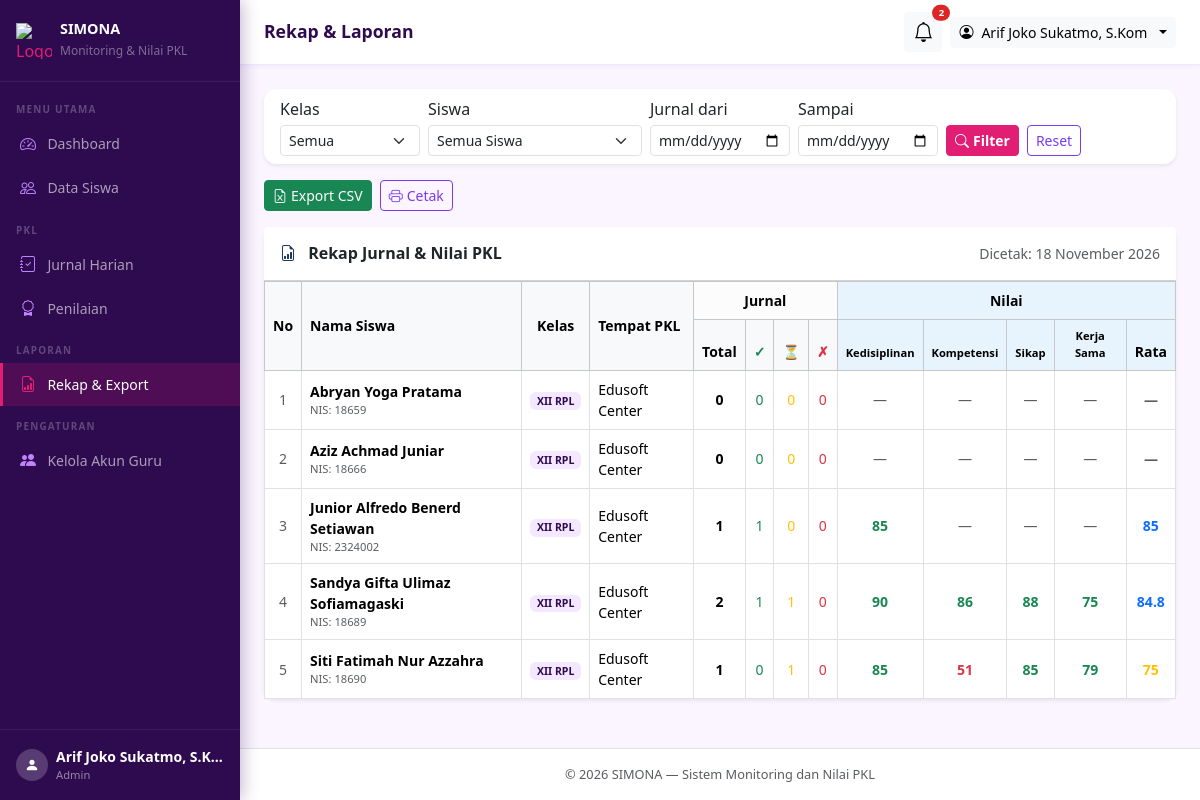
The app's page /admin/laporan/index.php (signed in) with its own data.
### tables this page shows
CREATE TABLE `siswa` (
  `id` int(10) unsigned NOT NULL AUTO_INCREMENT,
  `user_id` int(10) unsigned NOT NULL COMMENT 'Relasi ke users.id (akun siswa)',
  `nis` varchar(20) NOT NULL COMMENT 'Nomor Induk Siswa',
  `kelas` varchar(20) NOT NULL COMMENT 'Contoh: XII RPL 1',
  `tempat_pkl` varchar(150) NOT NULL COMMENT 'Nama perusahaan/instansi',
  `alamat_pkl` varchar(255) DEFAULT NULL COMMENT 'Alamat tempat PKL, boleh kosong',
  `nama_pembimbing_industri` varchar(100) NOT NULL COMMENT 'Mentor di tempat PKL, hanya data',
  `no_hp_pembimbing_industri` varchar(20) DEFAULT NULL COMMENT 'Boleh kosong',
  `guru_pembimbing_id` int(10) unsigned NOT NULL COMMENT 'Relasi ke users.id (guru/admin)',
  `tgl_mulai` date NOT NULL,
  `tgl_selesai` date NOT NULL COMMENT 'Tidak boleh sebelum tgl_mulai',
  PRIMARY KEY (`id`),
  UNIQUE KEY `uq_nis` (`nis`),
  UNIQUE KEY `uq_user_id` (`user_id`),
  KEY `idx_guru_pembimbing` (`guru_pembimbing_id`),
  KEY `idx_kelas` (`kelas`),
  CONSTRAINT `fk_siswa_guru` FOREIGN KEY (`guru_pembimbing_id`) REFERENCES `users` (`id`),
  CONSTRAINT `fk_siswa_user` FOREIGN KEY (`user_id`) REFERENCES `users` (`id`) ON DELETE CASCADE
);

CREATE TABLE `users` (
  `id` int(10) unsigned NOT NULL AUTO_INCREMENT,
  `nama` varchar(100) NOT NULL,
  `username` varchar(50) NOT NULL,
  `password` varchar(255) NOT NULL COMMENT 'Hasil password_hash(), bukan teks asli',
  `role` enum('admin','siswa') NOT NULL DEFAULT 'siswa',
  `created_at` timestamp NOT NULL DEFAULT current_timestamp(),
  PRIMARY KEY (`id`),
  UNIQUE KEY `uq_username` (`username`)
);

### includes/functions.php (called while the page is built, shortened)
<?php
function e(string $string): string
{
    return htmlspecialchars($string, ENT_QUOTES, 'UTF-8');
}
function format_tanggal(string $tanggal): string
{
    $bulan = [
        1  => 'Januari',  2  => 'Februari', 3  => 'Maret',
        4  => 'April',    5  => 'Mei',       6  => 'Juni',
        7  => 'Juli',     8  => 'Agustus',   9  => 'September',
        10 => 'Oktober',  11 => 'November',  12 => 'Desember',
    ];
    $ts = strtotime($tanggal);
    return date('j', $ts) . ' ' . $bulan[(int)date('n', $ts)] . ' ' . date('Y', $ts);
}

### admin/laporan/index.php (the view, shortened to what this page needs)
<?php
require_once __DIR__ . '/../../includes/functions.php';
$db = get_db();
$aspek_list = ['Kedisiplinan', 'Kompetensi', 'Sikap', 'Kerja Sama'];
$tgl_dari   = trim($_GET['tgl_dari']   ?? '');
$tgl_sampai = trim($_GET['tgl_sampai'] ?? '');
$where  = 'WHERE 1=1';
$params = [];
$stmt = $db->prepare("
    SELECT s.id, s.nis, s.kelas, s.tempat_pkl,
           s.tgl_mulai, s.tgl_selesai,
           s.nama_pembimbing_industri,
           u.nama AS nama_siswa,
           g.nama AS nama_guru
    FROM siswa s
    JOIN users u ON s.user_id = u.id
    JOIN users g ON s.guru_pembimbing_id = g.id
    $where
    ORDER BY s.kelas, u.nama
");
$stmt->execute($params);
$rekap_siswa = $stmt->fetchAll();
$ids = array_column($rekap_siswa, 'id');
$nilai_map = [];
if (!empty($ids)) {
    $in = implode(',', array_fill(0, count($ids), '?'));
    $n  = $db->prepare("SELECT siswa_id, aspek_penilaian, nilai FROM nilai WHERE siswa_id IN ($in)");
    $n->execute($ids);
    foreach ($n->fetchAll() as $row) {
        $nilai_map[$row['siswa_id']][$row['aspek_penilaian']] = $row['nilai'];
    }
}
$jurnal_map = [];
if (!empty($ids)) {
    $in = implode(',', array_fill(0, count($ids), '?'));
    $where_tgl = '';
    $tgl_params = $ids;
    $j = $db->prepare("
        SELECT siswa_id,
               COUNT(*) AS total,
               SUM(status_verifikasi='diverifikasi') AS diverifikasi,
               SUM(status_verifikasi='menunggu')     AS menunggu,
               SUM(status_verifikasi='ditolak')      AS ditolak
        FROM jurnal_harian
        WHERE siswa_id IN ($in) $where_tgl
        GROUP BY siswa_id
    ");
    $j->execute($tgl_params);
    foreach ($j->fetchAll() as $row) {
        $jurnal_map[$row['siswa_id']] = $row;
    }
}
require_once __DIR__ . '/../../includes/header.php';
?>
<div class="card border-0 shadow-sm mb-3">
  <div class="card-body py-2">
    <form method="GET" class="row g-2 align-items-end">
      <div class="col-6 col-md-2">
        <label class="form-label form-label-sm mb-1">Kelas</label>
        <select name="kelas" class="form-select form-select-sm">
          <option value="">Semua</option>
        </select>
      </div>
      <div class="col-12 col-md-3">
        <label class="form-label form-label-sm mb-1">Siswa</label>
        <select name="siswa_id" class="form-select form-select-sm">
          <option value="">Semua Siswa</option>
        </select>
      </div>
      <div class="col-6 col-md-2">
        <label class="form-label form-label-sm mb-1">Jurnal dari</label>
        <input type="date" name="tgl_dari" class="form-control form-control-sm" value="<?= e($tgl_dari) ?>">
      </div>
      <div class="col-6 col-md-2">
        <label class="form-label form-label-sm mb-1">Sampai</label>
        <input type="date" name="tgl_sampai" class="form-control form-control-sm" value="<?= e($tgl_sampai) ?>">
      </div>
      <div class="col-12 col-md-3 d-flex gap-2 flex-wrap">
        <button type="submit" class="btn btn-primary btn-sm"><i class="bi bi-search me-1"></i>Filter</button>
        <a href="<?= APP_URL ?>/admin/laporan/index.php" class="btn btn-outline-secondary btn-sm">Reset</a>
      </div>
    </form>
  </div>
</div>
<div class="d-flex gap-2 mb-3 flex-wrap">
  <a href="?<?= http_build_query(array_merge($_GET, ['export'=>'csv'])) ?>"
     class="btn btn-success btn-sm">
    <i class="bi bi-file-earmark-excel me-1"></i>Export CSV
  </a>
  <button onclick="window.print()" class="btn btn-outline-secondary btn-sm">
    <i class="bi bi-printer me-1"></i>Cetak
  </button>
</div>
<div class="card border-0 shadow-sm" id="tabel-rekap">
  <div class="card-header bg-white py-3 d-flex justify-content-between align-items-center">
    <h6 class="mb-0 fw-bold">
      <i class="bi bi-file-earmark-bar-graph me-2" style="color:#1e3a5f"></i>
      Rekap Jurnal & Nilai PKL
    </h6>
    <small class="text-muted">Dicetak: <?= format_tanggal(date('Y-m-d')) ?></small>
  </div>
  <div class="card-body p-0">
    <?php if (empty($rekap_siswa)): ?>
      <div class="text-center py-5 text-muted">
        <i class="bi bi-search fs-3 d-block mb-2"></i>Tidak ada data.
      </div>
    <?php else: ?>
    <div class="table-responsive">
      <table class="table table-bordered table-hover align-middle mb-0 small">
        <thead class="table-light">
          <tr>
            <th rowspan="2" class="align-middle text-center">No</th>
            <th rowspan="2" class="align-middle">Nama Siswa</th>
            <th rowspan="2" class="align-middle text-center">Kelas</th>
            <th rowspan="2" class="align-middle">Tempat PKL</th>
            <th colspan="4" class="text-center bg-light-subtle">Jurnal</th>
            <th colspan="5" class="text-center" style="background:#e8f4fd">Nilai</th>
          </tr>
          <tr>
            <th class="text-center">Total</th>
            <th class="text-center text-success">✓</th>
            <th class="text-center text-warning">⏳</th>
            <th class="text-center text-danger">✗</th>
            <?php foreach ($aspek_list as $a): ?>
              <th class="text-center" style="background:#e8f4fd;font-size:0.7rem"><?= e($a) ?></th>
            <?php endforeach; ?>
            <th class="text-center fw-bold" style="background:#e8f4fd">Rata</th>
          </tr>
        </thead>
        <tbody>
          <?php foreach ($rekap_siswa as $i => $s):
            $nv  = $nilai_map[$s['id']] ?? [];
            $jv  = $jurnal_map[$s['id']] ?? [];
            $ang = array_values($nv);
            $rt  = empty($ang) ? null : round(array_sum($ang)/count($ang), 1);
          ?>
          <tr>
            <td class="text-center text-muted"><?= $i+1 ?></td>
            <td>
              <div class="fw-semibold"><?= e($s['nama_siswa']) ?></div>
              <div class="text-muted" style="font-size:0.7rem">NIS: <?= e($s['nis']) ?></div>
            </td>
            <td class="text-center">
              <span class="badge bg-light text-dark"><?= e($s['kelas']) ?></span>
            </td>
            <td><?= e($s['tempat_pkl']) ?></td>
            <td class="text-center fw-bold"><?= $jv['total']        ?? 0 ?></td>
            <td class="text-center text-success"><?= $jv['diverifikasi'] ?? 0 ?></td>
            <td class="text-center text-warning"><?= $jv['menunggu']     ?? 0 ?></td>
            <td class="text-center text-danger"><?= $jv['ditolak']       ?? 0 ?></td>
            <?php foreach ($aspek_list as $a): ?>
              <td class="text-center">
                <?php if (isset($nv[$a])): ?>
                  <span class="fw-bold <?= $nv[$a]>=75?'text-success':'text-danger' ?>">
                    <?= $nv[$a] ?>
                  </span>
                <?php else: ?>
                  <span class="text-muted">—</span>
                <?php endif; ?>
              </td>
            <?php endforeach; ?>
            <td class="text-center fw-bold">
              <?php if ($rt !== null):
                [$h,$l,$w] = ['A','','success'];
                if ($rt < 90) [$h,$l,$w] = ['B','','primary'];
                if ($rt < 80) [$h,$l,$w] = ['C','','warning'];
              ?>
                <span class="text-<?= $w ?>"><?= $rt ?></span>
              <?php else: ?>
                <span class="text-muted">—</span>
              <?php endif; ?>
            </td>
          </tr>
          <?php endforeach; ?>
        </tbody>
      </table>
    </div>
    <?php endif; ?>
  </div>
</div>
<?php require_once __DIR__ . '/../../includes/footer.php'; ?>

### includes/header.php (style rules this page uses)
:root { --sidebar-width: 240px; --primary: #2E0A4F; --accent: #E11D74; --accent-soft: #7C3AED; --accent-light: rgba(225,29,116,0.1); --accent-soft-light: rgba(124,58,237,0.1); }
body { background: #FAF5FF; font-family: 'Segoe UI', sans-serif; }
.btn-primary { background: var(--accent) !important; border-color: var(--accent) !important; color: #fff !important; font-weight: 600 !important; }
.btn-outline-secondary { color: var(--accent-soft) !important; border-color: var(--accent-soft) !important; }
.badge.bg-light { background: #f3e8ff !important; color: var(--primary) !important; }
a { color: var(--accent-soft); }
.card { border-radius: 12px !important; }

### records on screen
siswa: user.nama "Abryan Yoga Pratama", nis "18659", kelas "XII RPL", tempat_pkl "Edusoft Center", id "0"
siswa: user.nama "Aziz Achmad Juniar", nis "18666", kelas "XII RPL", tempat_pkl "Edusoft Center", id "0"
siswa: user.nama "Junior Alfredo Benerd Setiawan", nis "2324002", kelas "XII RPL", tempat_pkl "Edusoft Center", total "1", diverifikasi "1", menunggu "0", ditolak "0", id "85"
siswa: user.nama "Sandya Gifta Ulimaz Sofiamagaski", nis "18689", kelas "XII RPL", tempat_pkl "Edusoft Center", total "2", id "1", ditolak "0", id "90", id "86", id "88", id "75", id "84.8"
siswa: user.nama "Siti Fatimah Nur Azzahra", nis "18690", kelas "XII RPL", tempat_pkl "Edusoft Center", total "1", diverifikasi "0", menunggu "1", ditolak "0", id "85", id "51", id "79", id "75"

### other values on screen
$user['nama'] "Arif Joko Sukatmo, S.K…"
$page_title "Rekap & Laporan"
$pending_count "2"
$user['nama'] "Arif Joko Sukatmo, S.Kom"
$a "Kedisiplinan"
$a "Kompetensi"
$a "Sikap"
$a "Kerja Sama"
